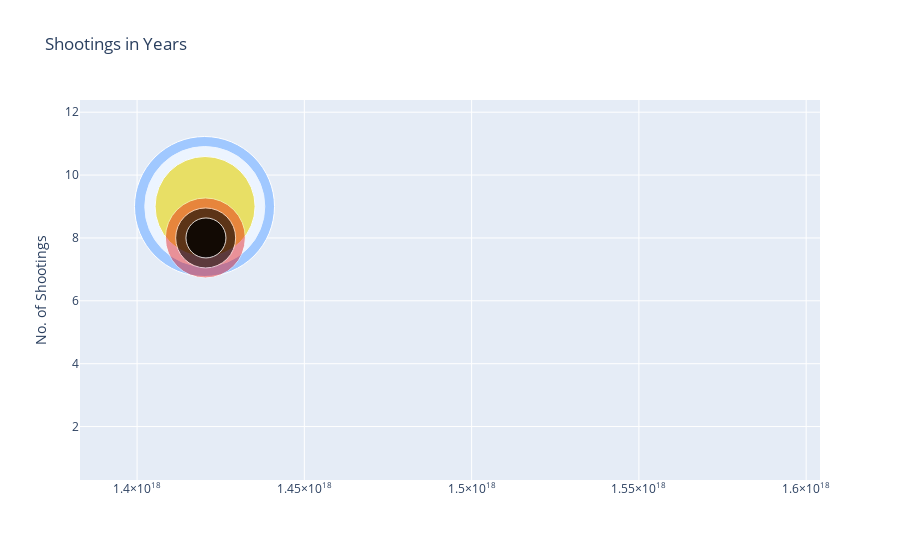

Notebook code for this chart:
### Markdown cell above
**Yearly Report**

### Code cell
fig = go.Figure(data=[go.Scatter(
    x=df['date'].unique(), y=df['date'].value_counts(),
    mode='markers',
    marker=dict(
        color=px.colors.sequential.Blackbody_r,
        opacity=[1, 0.8, 0.6, 0.4,0.6,0.8],
        size=[140, 120, 100, 80, 60, 40]
    )
)])

fig.update_layout(title='Shootings in Years', yaxis=dict(title='No. of Shootings'))

fig.show()

### Figure 1 — Plotly figure (JSON) as saved in the notebook; plotly's stock layout.template omitted (floating-point values rounded to 4 significant figures; data arrays with more than 128 entries replaced by an {"elided": "..."} marker saying what was removed)
{"data": [{"marker": {"color": ["rgb(160,200,255)", "rgb(255,255,255)", "rgb(230,210,0)", "rgb(230,0,0)", "rgb(0,0,0)"], "opacity": [1, 0.8, 0.6, 0.4, 0.6, 0.8], "size": [140, 120, 100, 80, 60, 40]}, "x": {"elided": "1792 int values"}, "type": "scatter", "mode": "markers", "y": {"elided": "1792 int values"}}], "layout": {"yaxis": {"title": {"text": "No. of Shootings"}}, "title": {"text": "Shootings in Years"}}}
